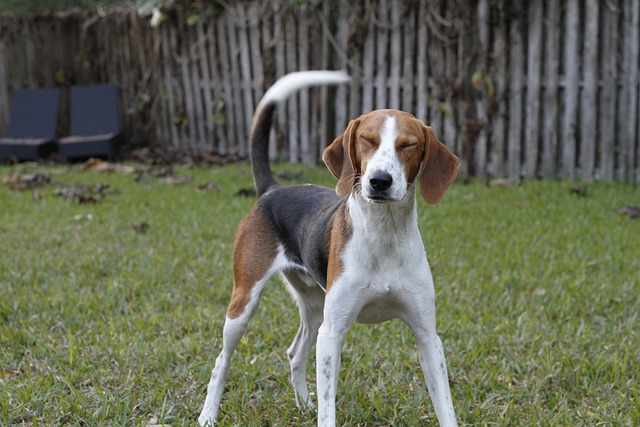
#> input picture aset_gambar/test.jpg, 640 x 427 px; the run also reads 1 picture not shown here
$ jupyter execute --allow-errors Chapter2.ipynb
#> lines starting #> are read from the running program, lines starting #| are printed output that depends on the picture; pictures that were not available may be replaced by others from this repository, and a replacement may not be noted
[cell 1]
#Gambar

from PIL import Image

# Memuat gambar
image = Image.open('aset_gambar/test.jpg')
#> image is the input picture: PIL image 640x427 RGB; mean R, G, B 101.2, 104.5, 85.2

cropped_image = image.crop((10, 10, 200, 200))
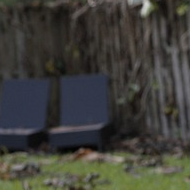
#> cropped_image: PIL image 190x190 RGB; mean R, G, B 64, 63.9, 58.1
cropped_image.save('hasil_gambar/cropped_result.jpg')

resized_image = cropped_image.resize((100, 100))
resized_image.save('hasil_gambar/resized_result.jpg')

from PIL import ImageFilter

filtered_image = resized_image.filter(ImageFilter.BLUR)
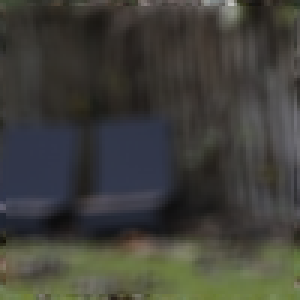
#> filtered_image: PIL image 100x100 RGB (shown 3 times larger); mean R, G, B 64.1, 64, 58.2
filtered_image.save('hasil_gambar/filtered_result.jpg')

# Menyimpan gambar
image.save('hasil_gambar/test2_result.jpg')

from PIL import ImageFilter, Image

# Membuka gambar
image = Image.open('test2.png')

# Mengubah ukuran gambar
resized_image = image.resize((100, 100))
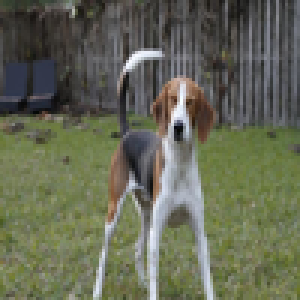
#> resized_image: PIL image 100x100 RGB (shown 3 times larger); mean R, G, B 101.2, 104.5, 85.2

# Menambahkan efek blur
filtered_image = resized_image.filter(ImageFilter.BLUR)
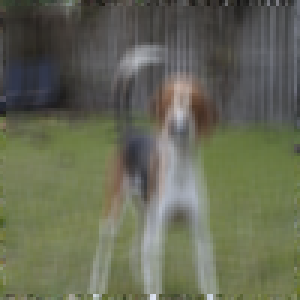
#> filtered_image: PIL image 100x100 RGB (shown 3 times larger); mean R, G, B 101.2, 104.5, 85.2

# Menyimpan gambar hasil sebagai PNG tanpa perlu mengonversi mode warna
filtered_image.save('hasil_gambar/test2_result.png')
